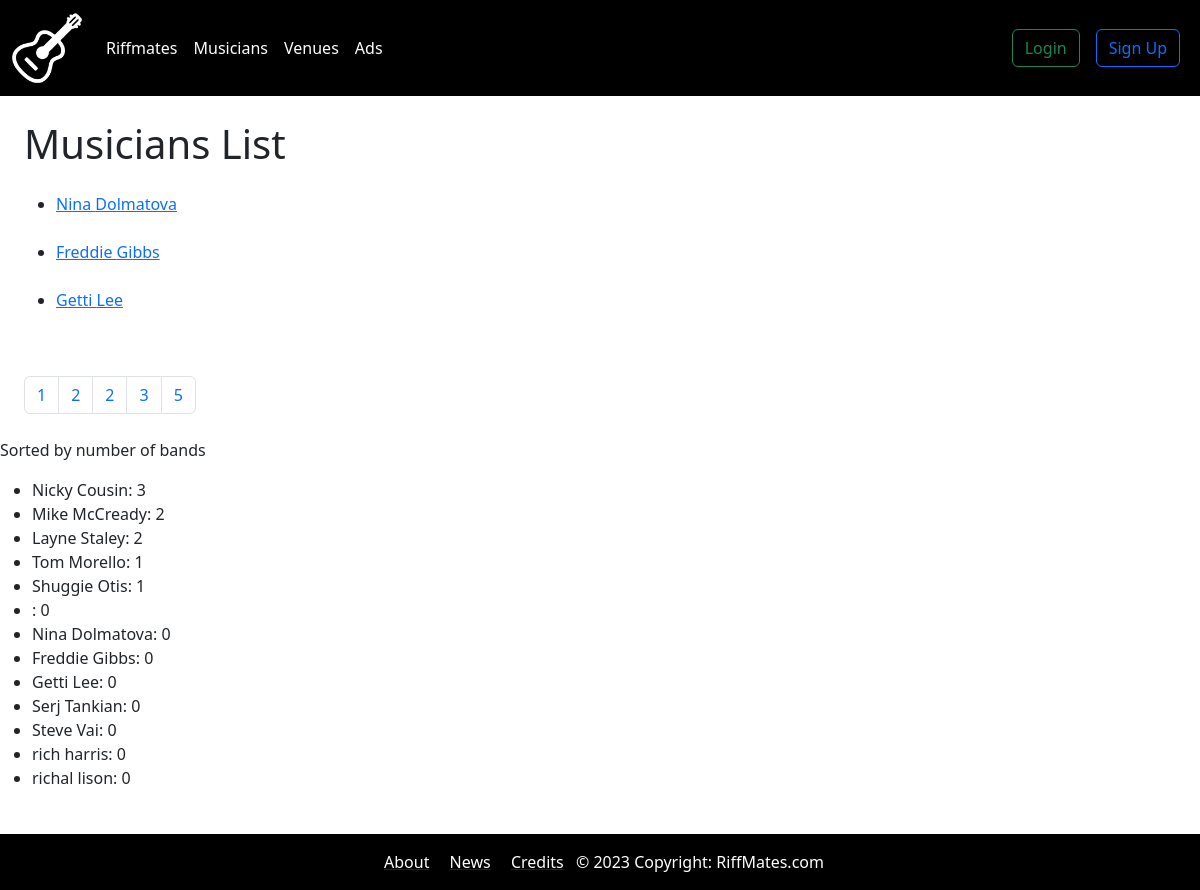
Screenshot of /bands/musicians?page=2 with the database file from the repository.
### bands/models.py (models this page shows, shortened)
class Musician(models.Model):
    first_name = models.CharField(max_length=30)
    last_name = models.CharField(max_length=30)
    birth_date = models.DateField(null=True, blank=True)
    picture = models.ImageField(blank=True, null=True)

### bands/views.py (the view)
# urls.py: path('musicians', views.get_musicians, name="musicians"),
def get_musicians(request):
    musicians = Musician.objects.all().order_by("last_name")
    paginator = Paginator(musicians, 3)
    page_num = request.GET.get('page', 1)
    page_num  = int(page_num) # URLs are text, convert any value to an integer
    if page_num < 1: # Min value for 'page' = 1
        page_num = 1
    elif page_num > paginator.num_pages:
        page_num = paginator.num_pages
    page = paginator.page(page_num) # Returns a Page object with the given page_num based index
    musicians_bands = {}
    for musician in musicians:
        musicians_bands[musician.first_name + " " + musician.last_name] = len(musician.band_set.all())
    sorted_musicians_bands = sorted(musicians_bands.items(), key=lambda x:x[1], reverse=True)
    data = {
        'musicians': page.object_list, # list of objects in as 'musicians'
        'page': page, # page object,
        'sorted_musicians_bands': sorted_musicians_bands
    }
    return render(request, "musicians.html", data)

### templates/musicians.html (shortened to what this page needs)
{% extends "base.html" %}
{% block content %}
<div class="p-4">
  <h1>Musicians List</h1>
  <ul>
      {% for musician in musicians %}
        <div class="mt-4">
          <li>
            <a href="{% url 'musician' musician.id %}">{{ musician.first_name }} {{ musician.last_name }}</a>
          </li>
        </div>
      {% endfor %}
  </ul>
</div>
<div class="m-4">
  <nav>
    <ul class="pagination">
      {% if page.has_other_pages %}
        {% if page.has_previous %}
          <li class="page-item"><a class="page-link" href="{% url 'musicians' %}?page={{page.previous_page_number}}">{{ page.previous_page_number }}</a></li>
          <li class="page-item"><a class="page-link" href="#">{{ page.number }}</a></li>
        {% endif %}
      {% endif %}
      {% if page.has_next %}
        {% if page.next_page_number == page.paginator.num_pages %}
            <li class="page-item">
              <a class="page-link" href="{% url 'musicians' %}?page={{page.next_page_number}}">{{ page.next_page_number }}</a>
            </li>
        {% else %}
            <li class="page-item">
              <a class="page-link" href="#">{{ page.number }}</a>
            </li>
            <li class="page-item">
              <a class="page-link" href="{% url 'musicians' %}?page={{page.next_page_number}}">{{ page.next_page_number }}</a>
            </li>
            <li class="page-item">
              <a class="page-link" href="{% url 'musicians' %}?page={{page.paginator.num_pages }}">{{ page.paginator.num_pages }}</a>
            </li>
        {% endif %}
      {% endif %}
    </ul>
  </nav>
</div>
<p>Sorted by number of bands</p>
<ul>
  {% for musician_band in sorted_musicians_bands %}
    <li>{{musician_band.0 }}: {{ musician_band.1 }}</li>
  {% endfor %}
</ul>
{% endblock content %}

### static/css/styles.css (style rules this page uses)
body { margin-bottom: 100px; }

### rows the page displays
Musician: first_name "Nina", last_name "Dolmatova"
Musician: first_name "Freddie", last_name "Gibbs"
Musician: first_name "Getti", last_name "Lee"

### other values shown
{{ page.previous_page_number }} "1"
{{ page.number }} "2"
{{ page.next_page_number }} "3"
{{ page.paginator.num_pages }} "5"
{{ musician_band.0 }} "Nicky Cousin" "Mike McCready" "Layne Staley" "Tom Morello" "Shuggie Otis" "Nina Dolmatova" "Freddie Gibbs" "Getti Lee" "Serj Tankian" "Steve Vai" "rich harris" "richal lison"
{{ musician_band.1 }} "3" "2" "2" "1" "1" "0" "0" "0" "0" "0" "0" "0" "0"
